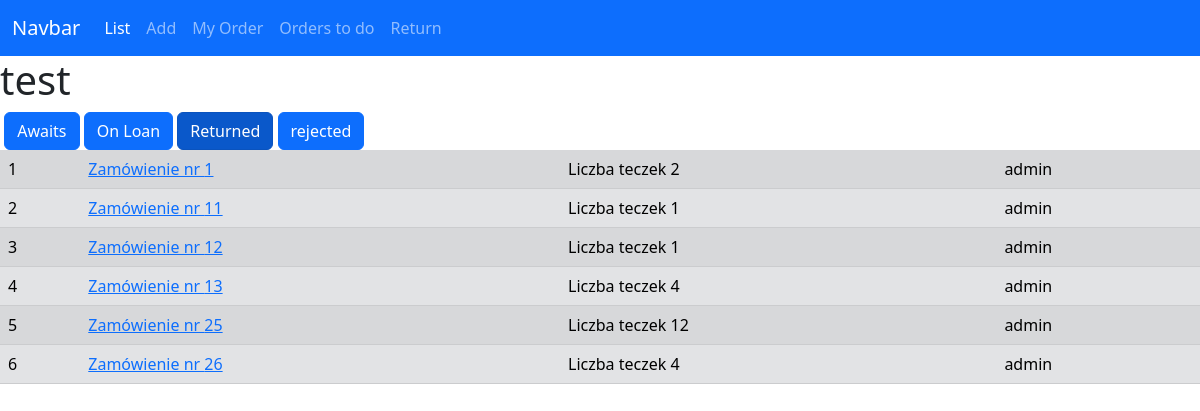
The app's page /files/orders_to_do/r/ with its own data.
### files/models.py (models this page shows, shortened)
class Order(models.Model):
    order_date = models.DateTimeField()
    orderer = models.ForeignKey(User, related_name="orders", on_delete=models.RESTRICT)

### files/views.py (the view)
# urls.py: path('orders_to_do/<str:status>/', views.orders_to_do, name='orders_to_do'),
def orders_to_do(request, status):
    orders = Order.objects.all()
    orders = [order for order in orders if any([vehicle.status for vehicle in order.vehicles.all() if vehicle.status == status])]
    abr = Vehicle.LOAN_STATUS
    return render(request, 'files/orders_to_do.html', context={'orders': orders, 'status': status, 'abr': abr})

### files/templates/files/orders_to_do.html (shortened to what this page needs)
{% extends 'home.html' %}
{% block content %}
<h1>test</h1>
    {% for s, n in abr %}
        {% if request.path|stringformat:'s'|slice:'-2:-1' == s %}
            <a href="/files/orders_to_do/{{s}}" class="btn btn-primary active" aria-current="page">{{n}}</a>
        {% else %}
            <a href="/files/orders_to_do/{{s}}" class="btn btn-primary">{{n}}</a>
        {% endif %}
    {% endfor %}
<table class="table table-striped table-secondary table-hover">
    {% for order in orders %}
    <tr>
    <td>{{forloop.counter}}</td>
    <td><a href="/files/order_details/{{order.id}}/">Zamówienie nr {{order.id}}</a></td>
    <td>Liczba teczek {{order.vehicles.all.count}}</td>
    <td>{{order.orderer}}</td>
    </tr>
    {% endfor %}
</table>
{% endblock content %}

### records on screen
Order: id "1", vehicles.all.count "2", orderer "admin"
Order: id "11", vehicles.all.count "1", orderer "admin"
Order: id "12", vehicles.all.count "1", orderer "admin"
Order: id "13", vehicles.all.count "4", orderer "admin"
Order: id "25", vehicles.all.count "12", orderer "admin"
Order: id "26", vehicles.all.count "4", orderer "admin"

### other values on screen
{{ n }} "Awaits" "On Loan" "rejected"
{{ n }} "Returned"
